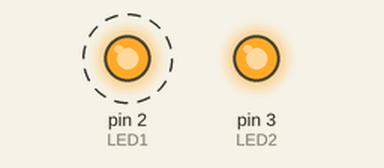
Bench run of a sketch on a simulated Arduino Uno, built with avr-gcc and run on an emulated ATmega328P. Shown: output pins drawn as LEDs (lit = HIGH). Dashed ring = blinking. What the sketch prints to the serial monitor is not drawn.

Above: at 0.5 s.
At 6.5 s:
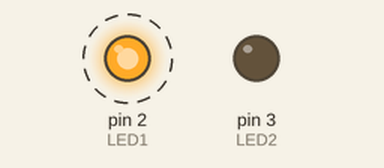
Timing chart, 0 to 9.2 s (numbered marks = the images above):
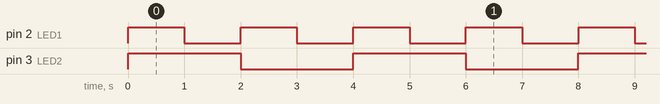

Measured:
- by itself, pin 2 (LED1): alternates HIGH for 1.0 s and LOW for 1.0 s
- by itself, pin 3 (LED2): alternates HIGH for 2.0 s and LOW for 2.0 s

The sketch:

CH_58_01.ino
```cpp
#include <TaskScheduler.h>

void blink1Callback();      // 콜백 함수 원형
void blink2Callback();

Scheduler runner;     // 스케줄러 객체 생성

// 태스크 객체 생성 (시간, 횟수, 콜백, 스케줄러, 활성화)
Task blink1(1000, TASK_FOREVER, &blink1Callback, &runner, true);
Task blink2(2000, TASK_FOREVER, &blink2Callback, &runner, true);

int LED1 = 2, LED2 = 3;
boolean state1 = false, state2 = false;

void blink1Callback() {     // 태스크 1의 콜백 함수
  state1 = !state1;
  digitalWrite(LED1, state1);

  Serial.print(String("** 핀 ") + LED1 + "의 LED가 ");
  Serial.println(state1 ? "켜졌습니다." : "꺼졌습니다.");
}

void blink2Callback() {     // 태스크 2의 콜백 함수
  state2 = !state2;
  digitalWrite(LED2, state2);

  Serial.print(String("* 핀 ") + LED2 + "의 LED가 ");
  Serial.println(state2 ? "켜졌습니다." : "꺼졌습니다.");
}

void setup() {
  Serial.begin(9600);

  pinMode(LED1, OUTPUT);
  pinMode(LED2, OUTPUT);
  digitalWrite(LED1, state1);
  digitalWrite(LED2, state2);
}

void loop() {
  runner.execute();     // 스케줄러 실행
}
```
